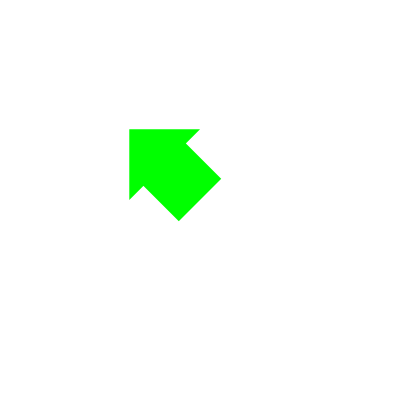
Frame 1 (no input)
Frame 60 (the mouse pressed at the canvas centre just before this capture): identical to frame 1, image omitted
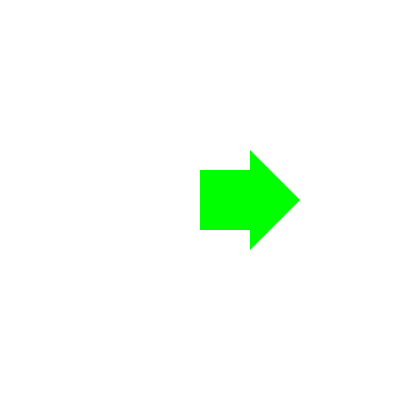
Frame 120 (the mouse held since frame 60 and released just before this capture)

The Processing sketch that drew these frames (run headless with seeded random() and noise(); from frame 60 on, the mouse is pressed at the canvas centre):

// Processing sketch: processing_9998
// ── processing_9998.pde

float x = 200;
float y = 200;


void setup() {
  size (400,400);
  smooth(); 
  noStroke();
  fill(0,255,0);
}

void draw() {
  background(255);
  
  float ang = atan2(mouseY-y, mouseX-x);
  
  translate(200,200);
  
  rotate(ang);
  beginShape();
  rotate(radians(-90));
  vertex(30,0);
  vertex(30,50);
  vertex (50,50);
  vertex(0,100);
  vertex(-50,50);
  vertex(-30,50);
  vertex(-30,0);
  endShape(CLOSE);
  
}
